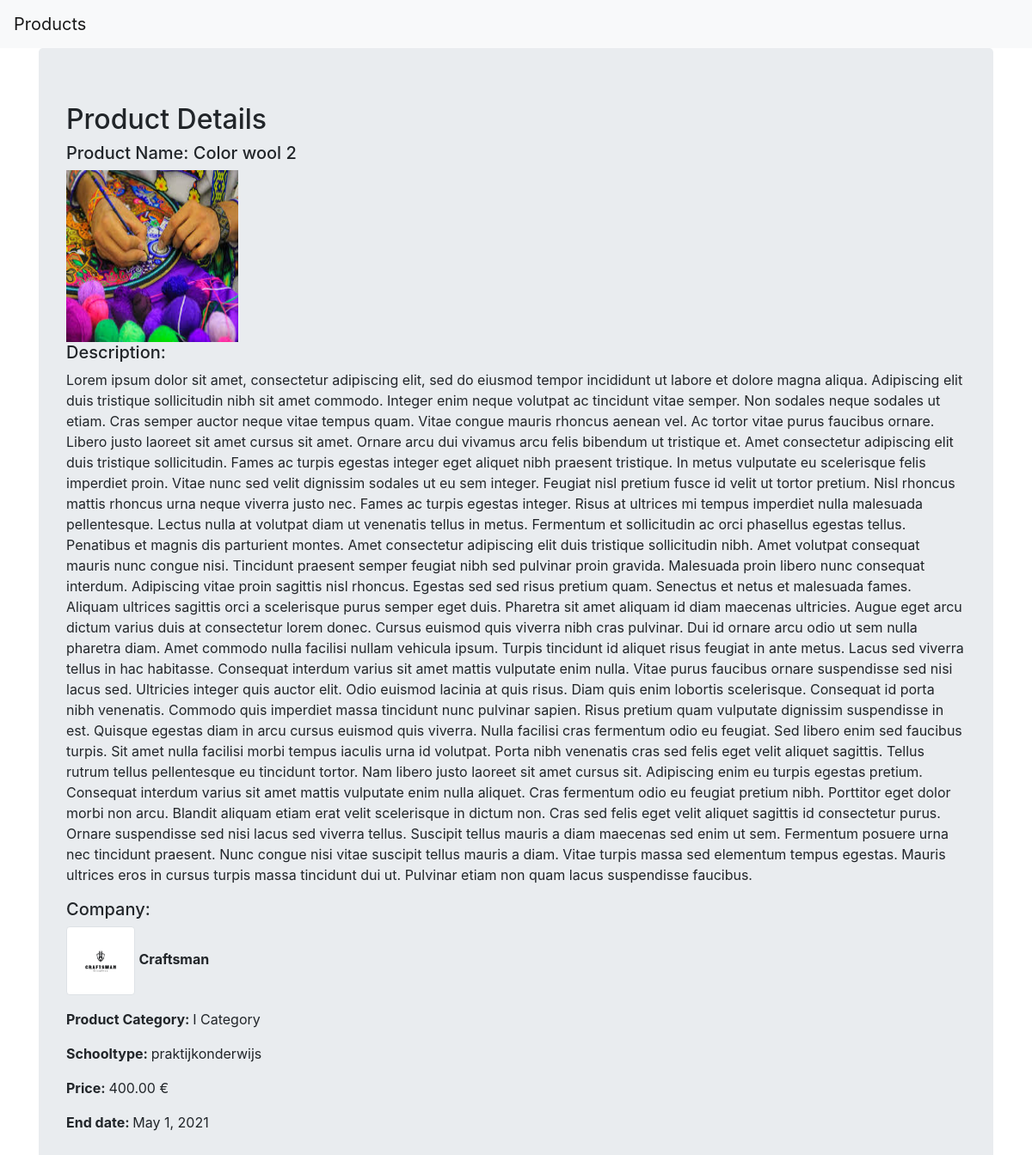
/4, run on the app's committed database.
### products/models.py (models this page shows, shortened)
class Product(models.Model):
    name = models.CharField(max_length=256)
    photo = models.ImageField(upload_to='product_pics',default='static/no-image.png')
    description = models.TextField(blank=True)
    company = models.ForeignKey(Company,related_name='company',on_delete=models.CASCADE)
    categories = (('I Category', '1'), ('II Category', '2'), ('III Category', '3'),
                  ('IV Category', '4'), ('V Category', '5'), ('VI Category', '6'))
    category = models.CharField(max_length=256, choices=categories)
    schooltypes = (('praktijkonderwijs','praktijkonderwijs'), ('vmbo','vmbo'), ('mbo','mbo'),
                   ('hbo','hbo'), ('opleidingsbedrijf','opleidingsbedrijf'))
    schooltype= models.CharField(max_length=256, choices=schooltypes)
    price = models.DecimalField(decimal_places=2,default=0,max_digits=8)
    end_date = models.DateField(blank=True, null=True)

class Company(models.Model):
    name = models.CharField(max_length=256)
    logo = models.ImageField(upload_to='company_logo',default='static/no-image.png')
    def __str__(self):
        return self.name

### products/views.py (the view)
# urls.py: path('<int:pk>',views.ProductDetailView.as_view(),name='products_detail'),
class ProductDetailView(DetailView):
    context_object_name = "product_detail"
    model = models.Product

### products/templates/products/product_detail.html
{% extends "product_base.html" %}
{% block body_block %}
  <div class="jumbotron">
    <h2>Product Details</h2>
    <h5>Product Name: {{product_detail.name}}</h5>
    <img src="{{product_detail.photo.url}}" width="200" height="200">
    <h5>Description:</h5>
    <p>{{product_detail.description}}</p>
    <h5>Company:</h5>
    <p><img src="{{product_detail.company.logo.url}}" width="80" height="80" class="img-thumbnail">
      <b> {{product_detail.company}}</b>
    </p>
    <p><b>Product Category: </b>{{product_detail.category}}</p>
    <p><b>Schooltype: </b>{{product_detail.schooltype}}</p>
    <p><b>Price: </b>{{product_detail.price}} €</p>
    <p><b> End date: </b>{{product_detail.end_date}}</p>
  </div>
{% endblock %}

### data on the page
Product: name "Color wool 2", photo (picture), description "Lorem ipsum dolor sit amet, consectetur adipiscing elit, sed do eiusmod tempor incididunt ut labore et dolore magna aliqua. Adipiscing elit duis tristique sollicitudin nibh sit amet commodo. Integer enim neque volutpat ac tincidunt vitae semper. Non sodales neque sodales ut etiam. Cras semper auctor neque vitae tempus quam. Vitae congue mauris rhoncus aenean vel. Ac tortor vitae purus faucibus ornare. Libero justo laoreet sit amet cursus sit amet. Ornare arcu dui vivamus arcu felis bibendum ut tristique et. Amet consectetur adipiscing elit duis tristique sollicitudin. Fames ac turpis egestas integer eget aliquet nibh praesent tristique. In metus vulputate eu scelerisque felis imperdiet…", company.logo (picture), company "Craftsman", category "I Category", schooltype "praktijkonderwijs", price "400.00", end_date "May 1, 2021"
